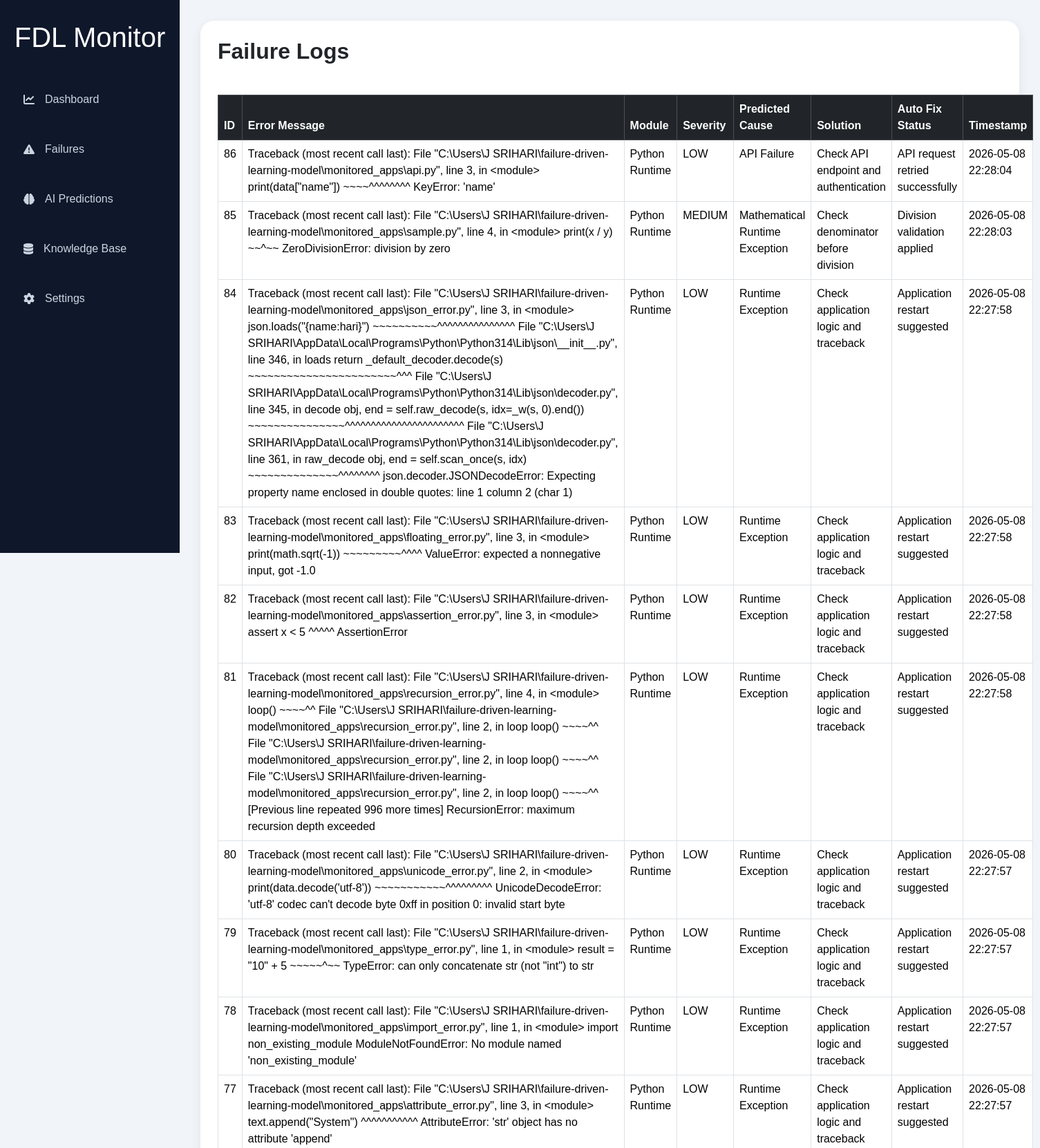
Screenshot of /failures (signed in, upper part) with the database file from the repository.
### tables this page shows
CREATE TABLE failures (

        id INTEGER PRIMARY KEY AUTOINCREMENT,

        error_message TEXT,

        module_name TEXT,

        severity TEXT,

        predicted_cause TEXT,

        solution TEXT,

        confidence INTEGER,
                   
        auto_fix_status TEXT,
                   
        timestamp DATETIME DEFAULT CURRENT_TIMESTAMP


    );

### app.py (the view)
@app.route('/failures')
def failures_page():
    if not session.get('user'):
        return redirect('/login')
    conn = connect_db()
    cursor = conn.cursor()
    cursor.execute("""

        SELECT *

        FROM failures

        ORDER BY id DESC

    """)
    logs = cursor.fetchall()
    conn.close()
    return render_template(
        'failures.html',
        logs=logs
    )

### app.py (called while the page is built)
def connect_db():
    conn = sqlite3.connect('failures.db')
    return conn

### templates/failures.html (shortened to what this page needs)
<!DOCTYPE html>
<html lang="en">
<head>
    <link href="https://cdn.jsdelivr.net/npm/bootstrap@5.3.3/dist/css/bootstrap.min.css"
          rel="stylesheet">
    <link rel="stylesheet"
          href="https://cdnjs.cloudflare.com/ajax/libs/font-awesome/6.5.2/css/all.min.css">
</head>
<body>
    <div class="sidebar">
        <h1>FDL Monitor</h1>
        <ul>
            <li>
                <a href="/">
                    <i class="fa-solid fa-chart-line"></i>
                    Dashboard
                </a>
            </li>
            <li>
                <a href="/failures">
                    <i class="fa-solid fa-triangle-exclamation"></i>
                    Failures
                </a>
            </li>
            <li>
                <a href="/predictions">
                    <i class="fa-solid fa-brain"></i>
                    AI Predictions
                </a>
            </li>
            <li>
                <a href="/knowledge">
                    <i class="fa-solid fa-database"></i>
                    Knowledge Base
                </a>
            </li>
            <li>
                <a href="/settings">
                    <i class="fa-solid fa-gear"></i>
                    Settings
                </a>
            </li>
        </ul>
    </div>
    <div class="main">
        <div class="content-box">
            <h2>Failure Logs</h2>
            <br>
            <table class="table table-bordered table-hover">
                <thead class="table-dark">
                    <tr>
                        <th>ID</th>
                        <th>Error Message</th>
                        <th>Module</th>
                        <th>Severity</th>
                        <th>Predicted Cause</th>
                        <th>Solution</th>
                        <th>Auto Fix Status</th>
                        <th>Timestamp</th>
                    </tr>
                </thead>
                <tbody>
                    {% for log in logs %}
                    <tr>
                        <td>{{ log[0] }}</td>
                        <td>{{ log[1] }}</td>
                        <td>{{ log[2] }}</td>
                        <td>{{ log[3] }}</td>
                        <td>{{ log[4] }}</td>
                        <td>{{ log[5] }}</td>
                        <td>{{ log[7] }}</td>
                        <td>{{ log[8] }}</td>
                    </tr>
                    {% endfor %}
                </tbody>
            </table>
        </div>
    </div>
</body>
</html>

### templates/failures.html (style rules this page uses)
body { margin:0; background:#f1f5f9; font-family:Arial; }
.sidebar { width:260px; height:100vh; background:#0f172a; position:fixed; padding:30px 20px; color:white; }
.sidebar h1 { text-align:center; margin-bottom:40px; }
.sidebar ul { list-style:none; padding:0; }
.sidebar ul li { margin-bottom:20px; }
.sidebar ul li a { color:#cbd5e1; text-decoration:none; display:flex; align-items:center; gap:15px; padding:14px; border-radius:10px; }
.main { margin-left:260px; padding:30px; }
.content-box { background:white; padding:25px; border-radius:20px; box-shadow:0 5px 15px rgba(0,0,0,0.08); }
h2 { margin-bottom:20px; font-weight:bold; }

### rows the page displays
failures: id "86", error_message "Traceback (most recent call last): File \"C:\\Users\\J SRIHARI\\failure-driven-learning-model\\monitored_apps\\api.py\", line 3, in <module> print(data[\"name\"]) ~~~~^^^^^^^^ KeyError: 'name'", module_name "Python Runtime", severity "LOW", predicted_cause "API Failure", solution "Check API endpoint and authentication", auto_fix_status "API request retried successfully", timestamp "2026-05-08 22:28:04"
failures: id "85", error_message "Traceback (most recent call last): File \"C:\\Users\\J SRIHARI\\failure-driven-learning-model\\monitored_apps\\sample.py\", line 4, in <module> print(x / y) ~~^~~ ZeroDivisionError: division by zero", module_name "Python Runtime", severity "MEDIUM", predicted_cause "Mathematical Runtime Exception", solution "Check denominator before division", auto_fix_status "Division validation applied", timestamp "2026-05-08 22:28:03"
failures: id "84", error_message "Traceback (most recent call last): File \"C:\\Users\\J SRIHARI\\failure-driven-learning-model\\monitored_apps\\json_error.py\", line 3, in <module> json.loads(\"{name:hari}\") ~~~~~~~~~~^^^^^^^^^^^^^^^ File \"C:\\Users\\J SRIHARI\\AppData\\Local\\Programs\\Python\\Python314\\Lib\\json\\__init__.py\", line 346, in loads return _default_decoder.decode(s) ~~~~~~~~~~~~~~~~~~~~~~~^^^ File \"C:\\Users\\J SRIHARI\\AppData\\Local\\Programs\\Python\\Python314\\Lib\\json\\decoder.py\", line 345, in decode obj, end = self.raw_decode(s, idx=_w(s, 0).end()) ~~~~~~~~~~~~~~~^^^^^^^^^^^^^^^^^^^^^^^ File \"C:\\Users\\J SRIHARI\\AppData\\Local\\Programs\\Python\\Python314\\Lib\\json\\decoder.py\", line 361, in raw_decode obj, end = self.scan_once(s,…", module_name "Python Runtime", severity "LOW", predicted_cause "Runtime Exception", solution "Check application logic and traceback", auto_fix_status "Application restart suggested", timestamp "2026-05-08 22:27:58"
failures: id "83", error_message "Traceback (most recent call last): File \"C:\\Users\\J SRIHARI\\failure-driven-learning-model\\monitored_apps\\floating_error.py\", line 3, in <module> print(math.sqrt(-1)) ~~~~~~~~~^^^^ ValueError: expected a nonnegative input, got -1.0", module_name "Python Runtime", severity "LOW", predicted_cause "Runtime Exception", solution "Check application logic and traceback", auto_fix_status "Application restart suggested", timestamp "2026-05-08 22:27:58"
failures: id "82", error_message "Traceback (most recent call last): File \"C:\\Users\\J SRIHARI\\failure-driven-learning-model\\monitored_apps\\assertion_error.py\", line 3, in <module> assert x < 5 ^^^^^ AssertionError", module_name "Python Runtime", severity "LOW", predicted_cause "Runtime Exception", solution "Check application logic and traceback", auto_fix_status "Application restart suggested", timestamp "2026-05-08 22:27:58"
failures: id "81", error_message "Traceback (most recent call last): File \"C:\\Users\\J SRIHARI\\failure-driven-learning-model\\monitored_apps\\recursion_error.py\", line 4, in <module> loop() ~~~~^^ File \"C:\\Users\\J SRIHARI\\failure-driven-learning-model\\monitored_apps\\recursion_error.py\", line 2, in loop loop() ~~~~^^ File \"C:\\Users\\J SRIHARI\\failure-driven-learning-model\\monitored_apps\\recursion_error.py\", line 2, in loop loop() ~~~~^^ File \"C:\\Users\\J SRIHARI\\failure-driven-learning-model\\monitored_apps\\recursion_error.py\", line 2, in loop loop() ~~~~^^ [Previous line repeated 996 more times] RecursionError: maximum recursion depth exceeded", module_name "Python Runtime", severity "LOW", predicted_cause "Runtime Exception", solution "Check application logic and traceback", auto_fix_status "Application restart suggested", timestamp "2026-05-08 22:27:58"
failures: id "80", error_message "Traceback (most recent call last): File \"C:\\Users\\J SRIHARI\\failure-driven-learning-model\\monitored_apps\\unicode_error.py\", line 2, in <module> print(data.decode('utf-8')) ~~~~~~~~~~~^^^^^^^^^ UnicodeDecodeError: 'utf-8' codec can't decode byte 0xff in position 0: invalid start byte", module_name "Python Runtime", severity "LOW", predicted_cause "Runtime Exception", solution "Check application logic and traceback", auto_fix_status "Application restart suggested", timestamp "2026-05-08 22:27:57"
failures: id "79", error_message "Traceback (most recent call last): File \"C:\\Users\\J SRIHARI\\failure-driven-learning-model\\monitored_apps\\type_error.py\", line 1, in <module> result = \"10\" + 5 ~~~~~^~~ TypeError: can only concatenate str (not \"int\") to str", module_name "Python Runtime", severity "LOW", predicted_cause "Runtime Exception", solution "Check application logic and traceback", auto_fix_status "Application restart suggested", timestamp "2026-05-08 22:27:57"
failures: id "78", error_message "Traceback (most recent call last): File \"C:\\Users\\J SRIHARI\\failure-driven-learning-model\\monitored_apps\\import_error.py\", line 1, in <module> import non_existing_module ModuleNotFoundError: No module named 'non_existing_module'", module_name "Python Runtime", severity "LOW", predicted_cause "Runtime Exception", solution "Check application logic and traceback", auto_fix_status "Application restart suggested", timestamp "2026-05-08 22:27:57"
failures: id "77", error_message "Traceback (most recent call last): File \"C:\\Users\\J SRIHARI\\failure-driven-learning-model\\monitored_apps\\attribute_error.py\", line 3, in <module> text.append(\"System\") ^^^^^^^^^^^ AttributeError: 'str' object has no attribute 'append'", module_name "Python Runtime", severity "LOW", predicted_cause "Runtime Exception", solution "Check application logic and traceback", auto_fix_status "Application restart suggested", timestamp "2026-05-08 22:27:57"
